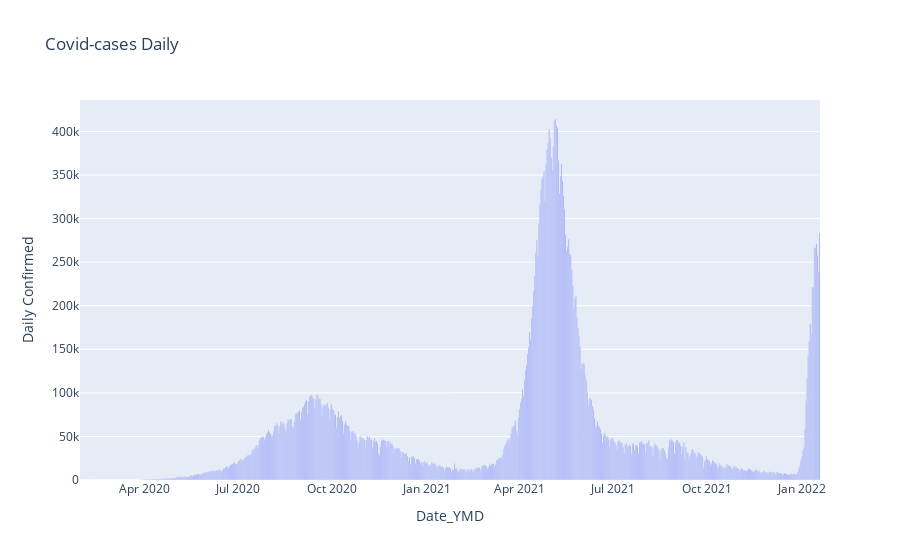

Notebook code cell kept with this figure:
### Code cell
px.bar(data,x='Date_YMD',y='Daily Confirmed',title='Covid-cases Daily')

### Figure 1 — Plotly figure (JSON) as saved in the notebook; plotly's stock layout.template omitted (floating-point values rounded to 4 significant figures; data arrays with more than 128 entries replaced by an {"elided": "..."} marker saying what was removed)
{"data": [{"alignmentgroup": "True", "hovertemplate": "Date_YMD=%{x}<br>Daily Confirmed=%{y}<extra></extra>", "legendgroup": "", "marker": {"color": "#636efa", "pattern": {"shape": ""}}, "name": "", "offsetgroup": "", "orientation": "v", "showlegend": false, "textposition": "auto", "type": "bar", "x": {"elided": "720 str values"}, "xaxis": "x", "y": {"elided": "720 int values"}, "yaxis": "y"}], "layout": {"barmode": "relative", "legend": {"tracegroupgap": 0}, "title": {"text": "Covid-cases Daily"}, "xaxis": {"anchor": "y", "domain": [0, 1], "title": {"text": "Date_YMD"}}, "yaxis": {"anchor": "x", "domain": [0, 1], "title": {"text": "Daily Confirmed"}}}}
